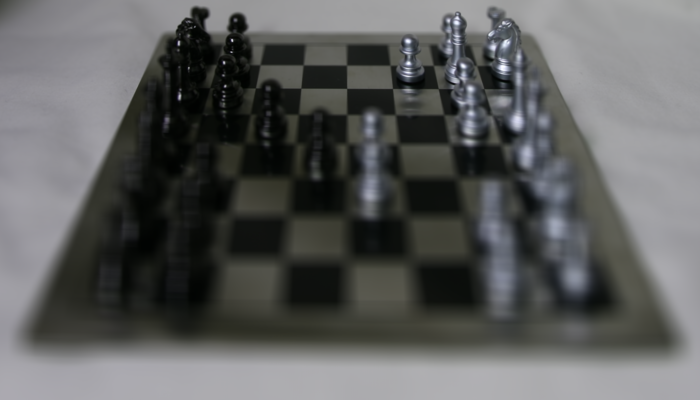
#> input picture imgs/Assignment5/refocus_1.png, 700 x 400 px, found by its file name
$ jupyter execute --allow-errors Assignment5.ipynb
#> lines starting #> are read from the running program, lines starting #| are printed output that depends on the picture
#> further down, img is the input picture: shape (400, 700, 3); mean B, G, R 93.8, 94.4, 93.4
[cell 1]
import cv2
import skimage
import numpy as np
import matplotlib.pyplot as plt

[cell 2]
img_path = 'data/chessboard_lightfield.png'
img = cv2.imread(img_path)
#> (the rest of this cell did not finish here and is left out)

## Initials

#> (a cell that did not finish here is left out)

#> (a cell that did not finish here is left out)

#> (a cell that did not finish here is left out)

## Sub-aperture views

#> (a cell that did not finish here is left out)

## Refocusing and focal-stack generation

[cell 7]
def refocus(alpha, L_array):
    lensletSize = 16
    maxUV = lensletSize // 2
    stack_img = np.zeros((s,t,c), dtype=np.float32)
    d = 1 - 1/alpha
    print(f"d : {d}")
    for i in range(s):
        for j in range(t):
            count = 0
            for k in range(u):
                u_ = k - maxUV
                i_idx = i + math.ceil(d*u_)
                for l in range(v):
                    v_ = l - maxUV
                    j_idx = j - math.ceil(d*v_) #                                                                                                                                                                                                  bc the image is flipped
                    if i_idx >= 0 and i_idx < s and j_idx >= 0 and j_idx < t:
                        u_idx = int(u_ + maxUV)
                        v_idx = int(v_ + maxUV)
                        stack_img[i,j,:] += L_array[u_idx, v_idx, i_idx, j_idx, :]
                        count += 1
            stack_img[i,j,:] /= count
    file_name = f"refocus_{alpha}.png"
    cv2.imwrite(file_name, stack_img)
    print(f"saved {file_name}")

#> (a cell that did not finish here is left out)

#> (a cell that did not finish here is left out)

## All-focus image and depth from defocus

[cell 10]
def XYZ_to_RGB_linear(rgb_space='sRGB'):
    """ Data from

    http://brucelindbloom.com/index.html?Eqn_RGB_XYZ_Matrix.html

    Name             Gamma   Reference White   Red Primary            Green Primary          Blue Primary        Volume (deltaE^3)         Lab Gamut Efficiency  Coding Efficiency
                                              x      y      Y        x      y      Y        x      y      Y
    Lab Gamut          -         D50           -      -      -        -      -      -        -      -      -        2,381,085                   97.0              35.1
    Adobe RGB (1998) 2.2         D65           0.6400 0.3300 0.297361 0.2100 0.7100 0.627355 0.1500 0.0600 0.075285 1,208,631                   50.6             100.0
    Apple RGB        1.8         D65           0.6250 0.3400 0.244634 0.2800 0.5950 0.672034 0.1550 0.0700 0.083332   798,403                   33.5             100.0
    Best RGB         2.2         D50           0.7347 0.2653 0.228457 0.2150 0.7750 0.737352 0.1300 0.0350 0.034191 2,050,725                   77.6              96.5
    Beta RGB         2.2         D50           0.6888 0.3112 0.303273 0.1986 0.7551 0.663786 0.1265 0.0352 0.032941 1,717,450                   69.3              99.0
    Bruce RGB        2.2         D65           0.6400 0.3300 0.240995 0.2800 0.6500 0.683554 0.1500 0.0600 0.075452   988,939                   41.5             100.0
    CIE RGB          2.2         E             0.7350 0.2650 0.176204 0.2740 0.7170 0.812985 0.1670 0.0090 0.010811 1,725,261                   64.3              96.1
    ColorMatch RGB   1.8         D50           0.6300 0.3400 0.274884 0.2950 0.6050 0.658132 0.1500 0.0750 0.066985   836,975                   35.2             100.0
    Don RGB 4        2.2         D50           0.6960 0.3000 0.278350 0.2150 0.7650 0.687970 0.1300 0.0350 0.033680 1,802,358                   72.1              98.8
    ECI RGB v2        L*         D50           0.6700 0.3300 0.320250 0.2100 0.7100 0.602071 0.1400 0.0800 0.077679 1,331,362                   55.3              99.7
    Ekta Space PS5   2.2         D50           0.6950 0.3050 0.260629 0.2600 0.7000 0.734946 0.1100 0.0050 0.004425 1,623,899                   65.7              99.5
    NTSC RGB         2.2         C             0.6700 0.3300 0.298839 0.2100 0.7100 0.586811 0.1400 0.0800 0.114350 1,300,252                   54.2              99.9
    PAL/SECAM RGB    2.2         D65           0.6400 0.3300 0.222021 0.2900 0.6000 0.706645 0.1500 0.0600 0.071334   849,831                   35.7             100.0
    ProPhoto RGB     1.8         D50           0.7347 0.2653 0.288040 0.1596 0.8404 0.711874 0.0366 0.0001 0.000086 2,879,568                   91.2              87.3
    SMPTE-C RGB      2.2         D65           0.6300 0.3400 0.212395 0.3100 0.5950 0.701049 0.1550 0.0700 0.086556   758,857                   31.9             100.0
    sRGB            #2.2         D65           0.6400 0.3300 0.212656 0.3000 0.6000 0.715158 0.1500 0.0600 0.072186   832,870                   35.0             100.0
    Wide Gamut RGB   2.2         D50           0.7350 0.2650 0.258187 0.1150 0.8260 0.724938 0.1570 0.0180 0.016875 2,164,221                   77.6              91.9


    #2.2 - actual transform is more complex (see http://brucelindbloom.com/index.html?Eqn_RGB_XYZ_Matrix.html )

    deltaE^3 is the volume of the gamut in Lab space
    Coding efficiency is the amount of the gamut inside the horseshoe diagram

    implementation verified with Bruce Lindbloom's data
    """
#> called with rgb_space = 'sRGB'

    color_spaces = [ 'Adobe RGB (1998)', 'Apple RGB', 'Best RGB', 'Beta RGB', 'Bruce RGB','CIE RGB', \
                     'ColorMatch RGB','Don RGB 4','ECI RGB v2','Ekta Space PS5','NTSC RGB','PAL/SECAM RGB','ProPhoto RGB','SMPTE-C RGB','sRGB','Wide Gamut RGB']


    reference_whites = [ 'D65', 'D65','D50','D50','D65','E','D50','D50','D50','D50','C','D65','D50','D65','D65','D50' ]

    xyY_red = np.array([[ 0.6400, 0.3300, 0.297361], \
                         [0.6250, 0.3400, 0.244634], \
                         [0.7347, 0.2653, 0.228457], \
                         [0.6888, 0.3112, 0.303273], \
                         [0.6400, 0.3300, 0.240995], \
                         [0.7350, 0.2650, 0.176204], \
                         [0.6300, 0.3400, 0.274884], \
                         [0.6960, 0.3000, 0.278350], \
                         [0.6700, 0.3300, 0.320250], \
                         [0.6950, 0.3050, 0.260629], \
                         [0.6700, 0.3300, 0.298839], \
                         [0.6400, 0.3300, 0.222021], \
                         [0.7347, 0.2653, 0.288040], \
                         [0.6300, 0.3400, 0.212395], \
                         [0.6400, 0.3300, 0.212656], \
                         [0.7350, 0.2650, 0.258187]])

    xyY_green = np.array([[0.2100, 0.7100, 0.627355], \
                          [0.2800, 0.5950, 0.672034], \
                          [0.2150, 0.7750, 0.737352], \
                          [0.1986, 0.7551, 0.663786], \
                          [0.2800, 0.6500, 0.683554], \
                          [0.2740, 0.7170, 0.812985], \
                          [0.2950, 0.6050, 0.658132], \
                          [0.2150, 0.7650, 0.687970], \
                          [0.2100, 0.7100, 0.602071], \
                          [0.2600, 0.7000, 0.734946], \
                          [0.2100, 0.7100, 0.586811], \
                          [0.2900, 0.6000, 0.706645], \
                          [0.1596, 0.8404, 0.711874], \
                          [0.3100, 0.5950, 0.701049], \
                          [0.3000, 0.6000, 0.715158], \
                          [0.1150, 0.8260, 0.724938]])

    xyY_blue = np.array([[0.1500, 0.0600, 0.075285], \
                         [0.1550, 0.0700, 0.083332], \
                         [0.1300, 0.0350, 0.034191], \
                         [0.1265, 0.0352, 0.032941], \
                         [0.1500, 0.0600, 0.075452], \
                         [0.1670, 0.0090, 0.010811], \
                         [0.1500, 0.0750, 0.066985], \
                         [0.1300, 0.0350, 0.033680], \
                         [0.1400, 0.0800, 0.077679], \
                         [0.1100, 0.0050, 0.004425], \
                         [0.1400, 0.0800, 0.114350], \
                         [0.1500, 0.0600, 0.071334], \
                         [0.0366, 0.0001, 0.000086], \
                         [0.1550, 0.0700, 0.086556], \
                         [0.1500, 0.0600, 0.072186], \
                         [0.1570, 0.0180, 0.016875 ]])


    for i in range(len(color_spaces)):
        if color_spaces[i] == rgb_space:
            index_row = i

    Xr, Yr, Zr = xyY_to_XYZ( xyY_red[index_row, 0], xyY_red[index_row, 1], xyY_red[index_row, 2] )
    Xg, Yg, Zg = xyY_to_XYZ( xyY_green[index_row, 0], xyY_green[index_row, 1], xyY_green[index_row, 2] )
    Xb, Yb, Zb = xyY_to_XYZ( xyY_blue[index_row, 0], xyY_blue[index_row, 1], xyY_blue[index_row, 2] )


    illuminant = reference_whites[index_row]

    Xw, Yw, Zw = illuminant_xyz(illuminant)

    S = np.linalg.inv( np.array([[Xr, Xg, Xb], [Yr, Yg, Yb], [Zr, Zg, Zb]]) ) @ np.array([Xw, Yw, Zw])

    # this matrix is RGB to XYZ
    M = np.array([ [S[0]*Xr, S[1]*Xg, S[2]*Xb], [S[0]*Yr, S[1]*Yg, S[2]*Yb], [S[0]*Zr, S[1]*Zg, S[2]*Zb]])

    M = np.linalg.inv(M)

    return M, illuminant

def illuminant_xyz(illuminant_in):
    """(c) Ivo Ihrke 2011
     Universitaet des Saarlandes / MPI Informatik

    define xyz coordinates of CIE standard illuminants
    1931 and 1964

    data from

    http://en.wikipedia.org/wiki/Standard_illuminant


    Name    CIE 1931 2°    CIE 1964 10° CCT (*) in K    Hue Note
        x2       y2     x10     y10
    A   0.44757, 0.40745, 0.45117, 0.40594, 2856            Incandescent / Tungsten
    B   0.34842, 0.35161, 0.34980, 0.35270, 4874            {obsolete} Direct sunlightat noon
    C   0.31006, 0.31616, 0.31039, 0.31905, 6774            {obsolete} Average / North sky Daylight
    D50 0.34567, 0.35850, 0.34773, 0.35952, 5003            Horizon Light. ICC profile PCS
    D55 0.33242, 0.34743, 0.33411, 0.34877, 5503            Mid-morning / Mid-afternoon Daylight
    D65 0.31271, 0.32902, 0.31382, 0.33100, 6504            Noon Daylight: Television, sRGB color space
    D75 0.29902, 0.31485, 0.29968, 0.31740, 7504            North sky Daylight
    E   1/3    , 1/3    , 1/3    , 1/3    , 5454            Equal energy
    F1  0.31310, 0.33727, 0.31811, 0.33559, 6430            Daylight Fluorescent
    F2  0.37208, 0.37529, 0.37925, 0.36733, 4230            Cool White Fluorescent
    F3  0.40910, 0.39430, 0.41761, 0.38324, 3450            White Fluorescent
    F4  0.44018, 0.40329, 0.44920, 0.39074, 2940            Warm White Fluorescent
    F5  0.31379, 0.34531, 0.31975, 0.34246, 6350            Daylight Fluorescent
    F6  0.37790, 0.38835, 0.38660, 0.37847, 4150            Lite White Fluorescent
    F7  0.31292, 0.32933, 0.31569, 0.32960, 6500            D65 simulator, Daylight simulator
    F8  0.34588, 0.35875, 0.34902, 0.35939, 5000            D50 simulator, Sylvania F40 Design 50
    F9  0.37417, 0.37281, 0.37829, 0.37045, 4150            Cool White Deluxe Fluorescent
    F10 0.34609, 0.35986, 0.35090, 0.35444, 5000            Philips TL85, Ultralume 50
    F11 0.38052, 0.37713, 0.38541, 0.37123, 4000            Philips TL84, Ultralume 40
    F12 0.43695, 0.40441, 0.44256, 0.39717, 3000            Philips TL83, Ultralume 30

    (*) CCT= correlated color temperature


    standard is the 1931 definition

    illuinant_in = 'A','B','C', 'D50','D55','D65','D75' etc.

    for 1964 version use

    illuinant_in = 'A_64','B_64','C_64', 'D50_64','D55_64','D65_64','D75_64' etc.


    verification performed by checking

    http://brucelindbloom.com/index.html?Eqn_ChromAdapt.html

    """
#> called with illuminant_in = 'D65'


    ind1931 = np.arange(0, 2)
    ind1964 = np.arange(2, 4)

    illuminants = [ 'A', 'B', 'C', 'D50', 'D55','D65','D75','E','F1', \
                    'F2','F3','F4','F5','F6','F7','F8','F9','F10','F11','F11']


    xy = np.array([[0.44757, 0.40745, 0.45117, 0.40594], \
          [0.34842, 0.35161, 0.34980, 0.35270], \
          [0.31006, 0.31616, 0.31039, 0.31905], \
          [0.34567, 0.35850, 0.34773, 0.35952], \
          [0.33242, 0.34743, 0.33411, 0.34877], \
          [0.31271, 0.32902, 0.31382, 0.33100], \
          [0.29902, 0.31485, 0.29968, 0.31740], \
          [1/3    , 1/3    , 1/3    , 1/3    ], \
          [0.31310, 0.33727, 0.31811, 0.33559], \
          [0.37208, 0.37529, 0.37925, 0.36733], \
          [0.40910, 0.39430, 0.41761, 0.38324], \
          [0.44018, 0.40329, 0.44920, 0.39074], \
          [0.31379, 0.34531, 0.31975, 0.34246], \
          [0.37790, 0.38835, 0.38660, 0.37847], \
          [0.31292, 0.32933, 0.31569, 0.32960], \
          [0.34588, 0.35875, 0.34902, 0.35939], \
          [0.37417, 0.37281, 0.37829, 0.37045], \
          [0.34609, 0.35986, 0.35090, 0.35444], \
          [0.38052, 0.37713, 0.38541, 0.37123], \
          [0.43695, 0.40441, 0.44256, 0.39717]])

    for i in range(len(illuminants)):
        if illuminants[i] == illuminant_in:
            index_row = i
            index_cols = ind1931

            if len(illuminant_in) > 3:
                if illuminant_in[-3:] == '_64':
                    index_cols = ind1964


            data = xy[index_row, index_cols]

            X, Y, Z = xyY_to_XYZ(data[0], data[1], 1)

    return X, Y, Z

def lRGB2XYZ(lRGB):
    """ linear RGB to XYZ
    """
    invM = XYZ_to_RGB_linear('sRGB')[0]
    M = np.linalg.inv(invM)

    # linear rgb
    R = lRGB[:,:,0]
    G = lRGB[:,:,1]
    B = lRGB[:,:,2]

    # through matrix to XYZ
    X = M[0,0] * R + M[0,1] * G + M[0,2] * B
    Y = M[1,0] * R + M[1,1] * G + M[1,2] * B
    Z = M[2,0] * R + M[2,1] * G + M[2,2] * B

    XYZ = np.dstack((X, Y, Z))
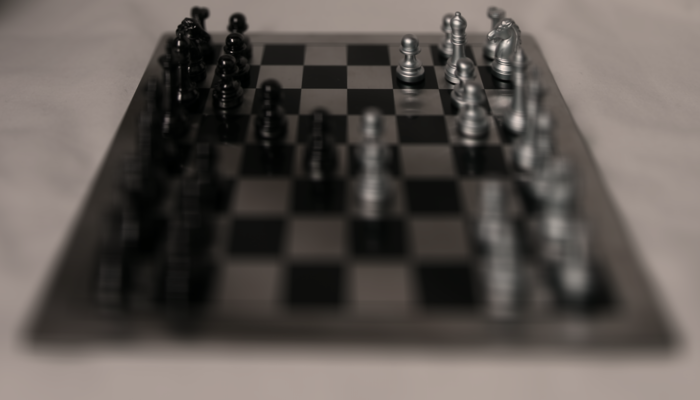
#> XYZ: shape (400, 700, 3) float64; mean of channels 0, 1, 2 89.3, 94.2, 101.8; drawn with min black and max white
    return XYZ

def xyY_to_XYZ(x, y, Y):
    """(c) Ivo Ihrke 2011
    Universitaet des Saarlandes / MPI Informatik
    """

    Xo = Y * x / y
    Yo = Y
    Zo = Y * ( 1 - x - y ) / y
    return Xo, Yo, Zo

def XYZ2xyY(img):
    X,Y,Z = img[...,0], img[...,1], img[...,2]
    x = X / (X+Y+Z)
    y = Y / (X+Y+Z)
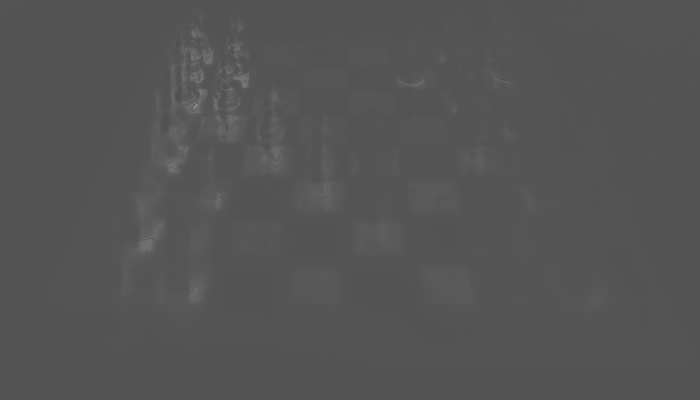
#> y: shape (400, 700) float64; min 0.304, max 0.543, mean 0.334
    xyY = np.dstack([x,y,Y])
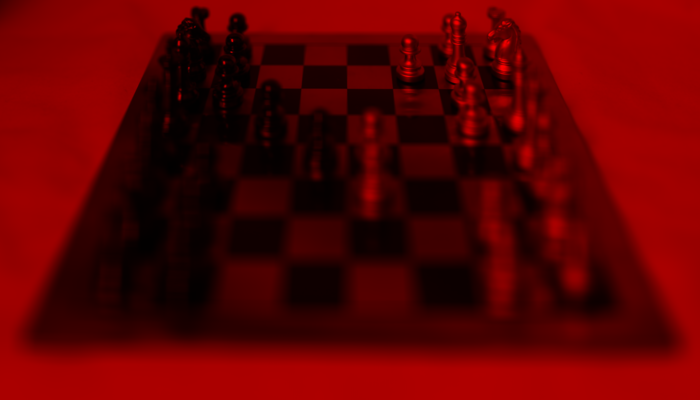
#> xyY: shape (400, 700, 3) float64; mean of channels 0, 1, 2 0.3, 0.3, 94.2; drawn with min black and max white
    return xyY

[cell 11]
sigma1 = 0.5
sigma2 = 0.5
img_list = ['refocus_1.png', 'refocus_1.5.png', 'refocus_2.5.png', 'refocus_10.png',
            'refocus_-5.png', 'refocus_-2.png',]
d = np.arange(0.0, 1.6, 0.3)
weight_list = []
for img_path in img_list:
    img = cv2.imread(img_path)
    xyY_img = XYZ2xyY(lRGB2XYZ(img)) # convert RGB to XYZ, XYZ to xyY
    I_lumi = xyY_img[:,:,2] # extract the luminance channel
    I_low = cv2.GaussianBlur(I_lumi, (0, 0), sigma1) # compute a low freq. component
    I_high = I_lumi - I_low # compute a high freq. component
    w_sharp = cv2.GaussianBlur(I_high * I_high, (0, 0), sigma2) # compute the sharpness weight
    weight_list.append(w_sharp)
#> pass 2 of the loop `for img_path in img_list:`:
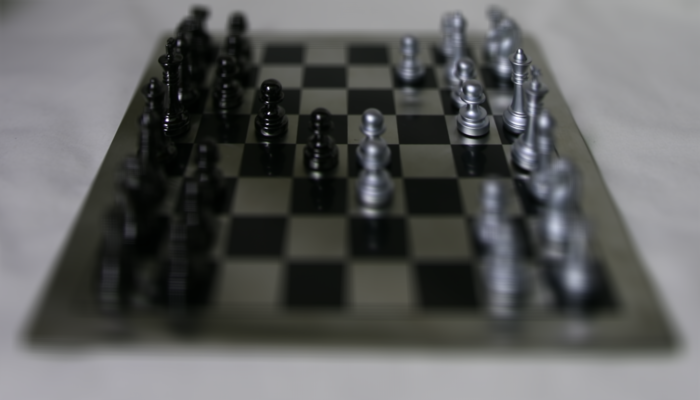
#> input picture imgs/Assignment5/refocus_1.5.png, 700 x 400 px, found by its file name
#> img is the input picture: shape (400, 700, 3); mean B, G, R 93.9, 94.4, 93.4
#> in XYZ2xyY (call 2), `xyY = np.dstack([x,y,Y])`:
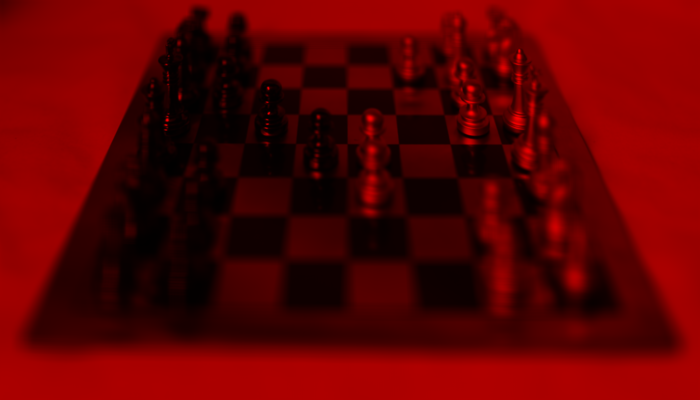
#> xyY: shape (400, 700, 3) float64; mean of channels 0, 1, 2 0.3, 0.3, 94.2; drawn as B, G, R
#> `I_high = I_lumi - I_low`:
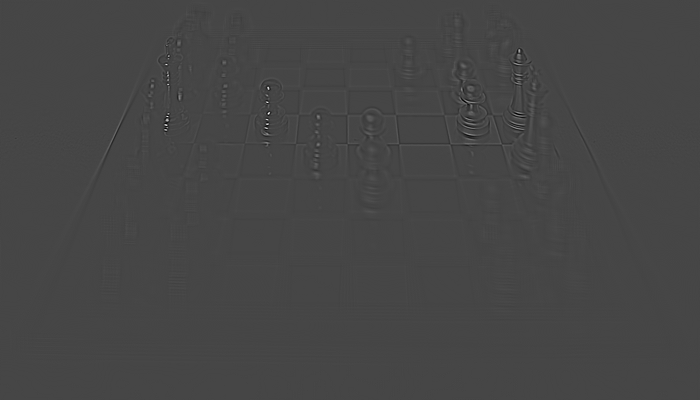
#> I_high: shape (400, 700) float64; min -14.9, max 39.27, mean 0; drawn with min black and max white
#> pass 3 of the loop `for img_path in img_list:`:
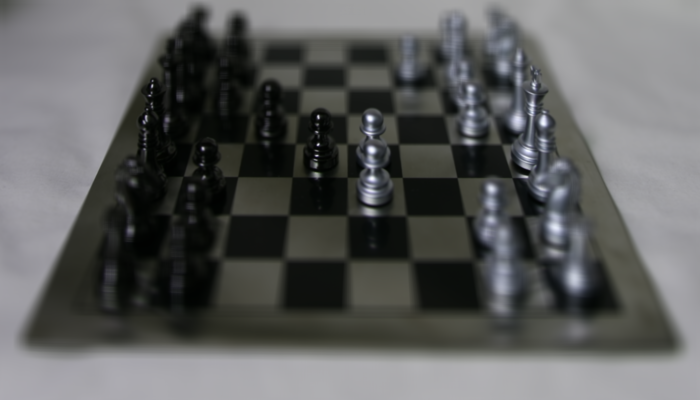
#> input picture imgs/Assignment5/refocus_2.5.png, 700 x 400 px, found by its file name
#> img is the input picture: shape (400, 700, 3); mean B, G, R 93.9, 94.4, 93.4
#> `I_high = I_lumi - I_low`:
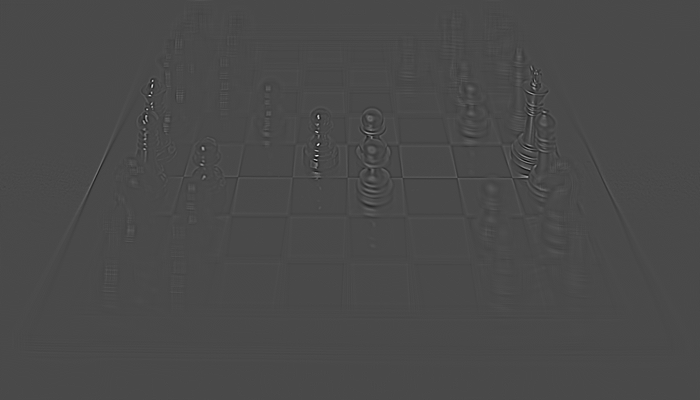
#> I_high: shape (400, 700) float64; min -12.2, max 30.02, mean 0; drawn with min black and max white
#> `w_sharp = cv2.GaussianBlur(I_high * I_high, (0, 0), sigma2)`:
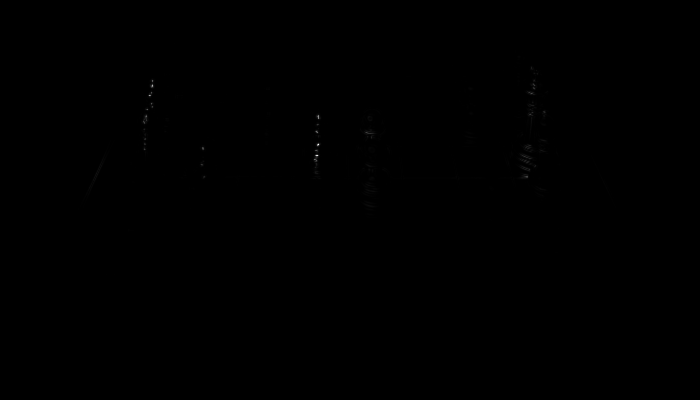
#> w_sharp: shape (400, 700) float64; min 0, max 623.1, mean 0.3; drawn with min black and max white
#> the loop made 6 passes; the first 3 are shown
